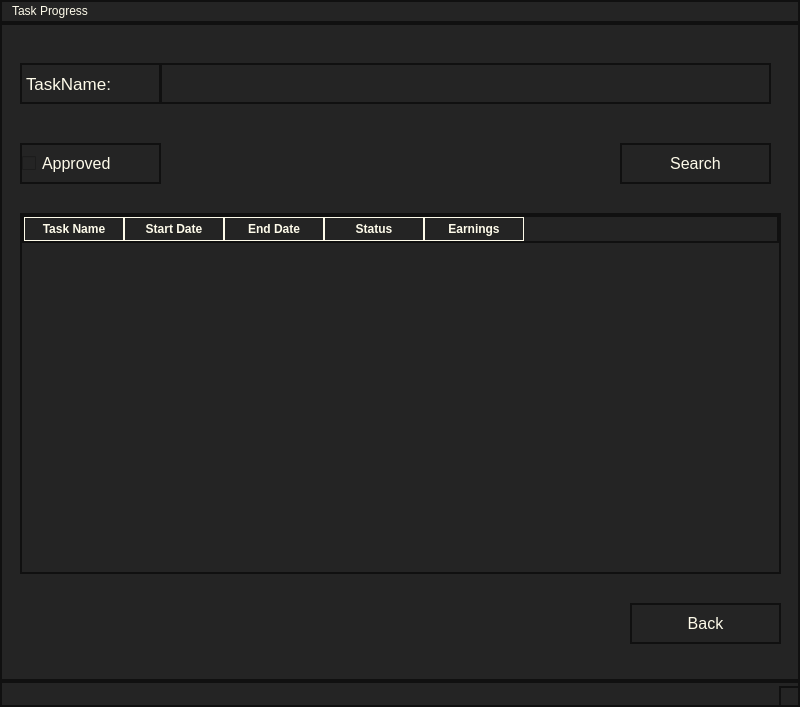
<?xml version="1.0" encoding="UTF-8"?>
<ui version="4.0">
 <class>MainWindow</class>
 <widget class="QMainWindow" name="MainWindow">
  <property name="geometry">
   <rect>
    <x>0</x>
    <y>0</y>
    <width>800</width>
    <height>707</height>
   </rect>
  </property>
  <property name="windowTitle">
   <string>MainWindow</string>
  </property>
  <property name="styleSheet">
   <string notr="true">background-color: rgb(36, 36, 36);
color: rgb(254, 251, 234);
border: 2px solid rgb(16, 16, 16);</string>
  </property>
  <widget class="QWidget" name="centralwidget">
   <widget class="QPushButton" name="Search">
    <property name="geometry">
     <rect>
      <x>620</x>
      <y>120</y>
      <width>151</width>
      <height>41</height>
     </rect>
    </property>
    <property name="font">
     <font>
      <pointsize>12</pointsize>
     </font>
    </property>
    <property name="text">
     <string>Search</string>
    </property>
   </widget>
   <widget class="QTableWidget" name="tableWidget">
    <property name="geometry">
     <rect>
      <x>20</x>
      <y>190</y>
      <width>761</width>
      <height>361</height>
     </rect>
    </property>
    <property name="styleSheet">
     <string notr="true">QHeaderView::section {
                background-color:  rgb(36, 36, 36);  /* Header background */
                color:  rgb(254, 251, 234);             /* Header text color */
                font-weight: bold;        /* Bold text (optional) */
                border: 1px solid  rgb(254, 251, 234);  /* Header border (optional) */
                padding: 4px;             /* Padding inside header cells */
            }</string>
    </property>
    <column>
     <property name="text">
      <string>Task Name</string>
     </property>
    </column>
    <column>
     <property name="text">
      <string>Start Date</string>
     </property>
    </column>
    <column>
     <property name="text">
      <string>End Date</string>
     </property>
    </column>
    <column>
     <property name="text">
      <string>Status</string>
     </property>
    </column>
    <column>
     <property name="text">
      <string>Earnings</string>
     </property>
    </column>
   </widget>
   <widget class="QPushButton" name="Back">
    <property name="geometry">
     <rect>
      <x>630</x>
      <y>580</y>
      <width>151</width>
      <height>41</height>
     </rect>
    </property>
    <property name="font">
     <font>
      <pointsize>12</pointsize>
     </font>
    </property>
    <property name="text">
     <string>Back</string>
    </property>
   </widget>
   <widget class="QCheckBox" name="Approved">
    <property name="geometry">
     <rect>
      <x>20</x>
      <y>120</y>
      <width>141</width>
      <height>41</height>
     </rect>
    </property>
    <property name="font">
     <font>
      <pointsize>12</pointsize>
     </font>
    </property>
    <property name="text">
     <string>Approved</string>
    </property>
   </widget>
   <widget class="QLineEdit" name="TaskName">
    <property name="geometry">
     <rect>
      <x>160</x>
      <y>40</y>
      <width>611</width>
      <height>41</height>
     </rect>
    </property>
    <property name="text">
     <string/>
    </property>
   </widget>
   <widget class="QLabel" name="label_3">
    <property name="geometry">
     <rect>
      <x>20</x>
      <y>40</y>
      <width>141</width>
      <height>41</height>
     </rect>
    </property>
    <property name="font">
     <font>
      <pointsize>13</pointsize>
     </font>
    </property>
    <property name="text">
     <string>TaskName:</string>
    </property>
   </widget>
  </widget>
  <widget class="QMenuBar" name="menubar">
   <property name="geometry">
    <rect>
     <x>0</x>
     <y>0</y>
     <width>800</width>
     <height>25</height>
    </rect>
   </property>
   <widget class="QMenu" name="menuTask_Progress">
    <property name="title">
     <string>Task Progress</string>
    </property>
   </widget>
   <addaction name="menuTask_Progress"/>
  </widget>
  <widget class="QStatusBar" name="statusbar"/>
 </widget>
 <resources/>
 <connections/>
</ui>
